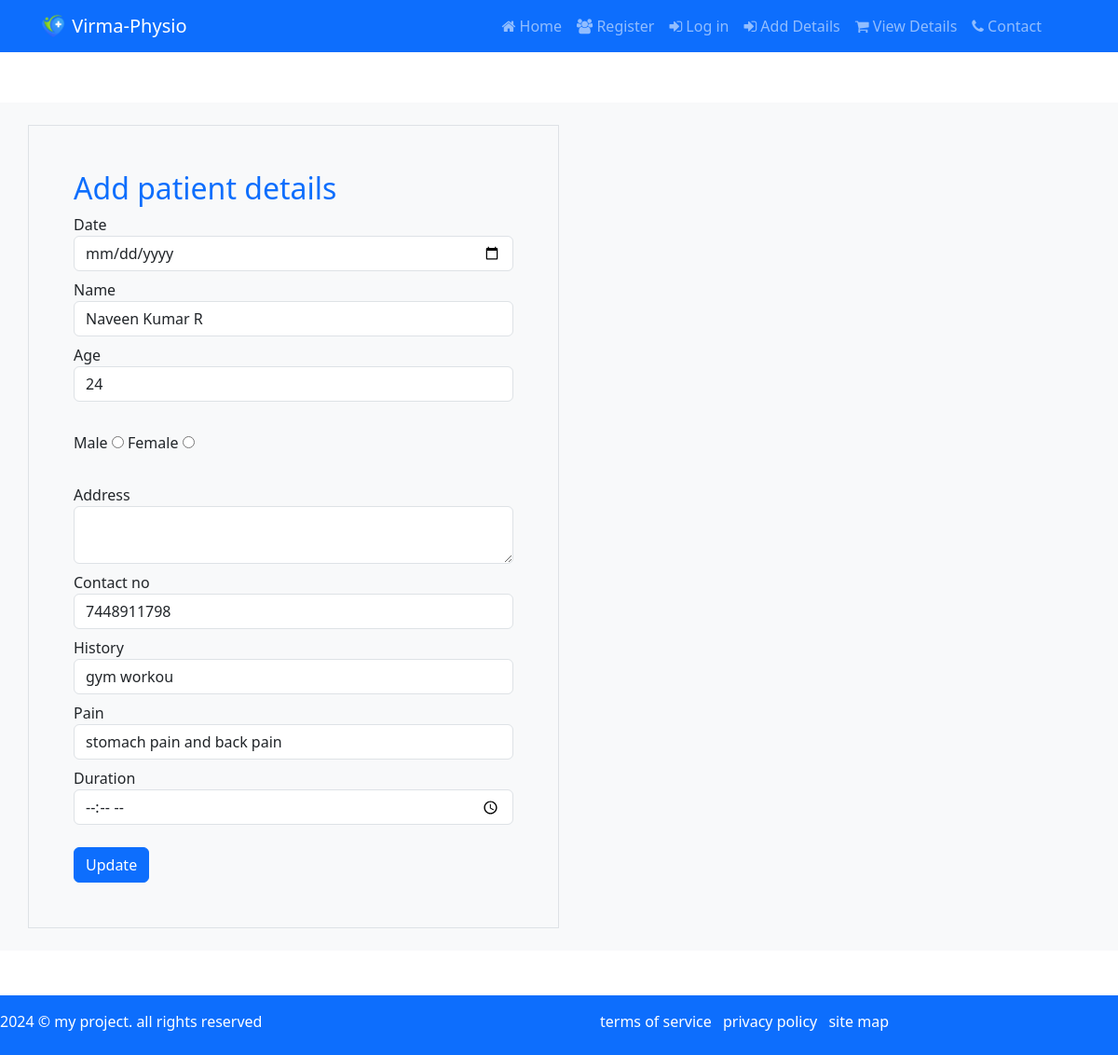
Page /update/5 on the committed database.
### xapp/models.py (models this page shows)
class patientdetails(models.Model):
    Date = models.DateField()
    Name = models.CharField(max_length=50)
    Age  = models.IntegerField()
    CHOICES =[
        ('male','male'),
        ('female','female')
    ]
    Gender = models.CharField(max_length=10,choices=CHOICES,null= False,blank=False)
    Address =models.TextField()
    Contactno = models.IntegerField()
    History = models.CharField(max_length=100)
    Pain = models.CharField(max_length=100)
    Duration =models.TimeField()

### xapp/views.py (the view, shortened to what this page needs)
# urls.py: path('update/<int:id>',views.update, name ='update'),
def update(request,id):
    mydata = patientdetails.objects.get(id=id)
    return render(request,'update.html',{'data':mydata})

### template/update.html (shortened to what this page needs)
{%extends 'base.html'%}
{%load static%}
{%block content%}
<div class="container">
    <div class="row">
        <div class="col-12">
            <h4 class="mb-3">Update Patient Details</h4>
        </div>
    </div>
</div>
<section class="bg-light py-4 my-5">
    <div class="container">
        <div class="row">
            <div class="col-6 border p-5">
                <form method = "POST"action="{% url 'update' data.id %}">
                    <h2 class="text-primary">Add patient details</h2>
                    <div class="form-group mb-2">
                            <label for="date">Date</label>
                            <input type="date" class="form-control" value="{{data.Date}}" name="date" id="date" required>
                    </div>
                        <div class="form-group mb-2">
                            <label for="name">Name</label>
                            <input type="text" class="form-control" value="{{data.Name}}" name="name" id="name" required>
                        </div>
                        <div class="form-group mb-2">
                            <label for="age">Age</label>
                            <input type="text" class="form-control" value="{{data.Age}}" name="age" id="age" required>
                        </div>
                        <br>
                        <div class="form-group mb-2">
                            <label for="male">Male</label>
                            <input type="radio" name="gender"id="male" value="male">
                            <label for="female">Female</label>
                            <input type="radio"  name="gender"   id="female" value="female">
                        </div>
                        <br>
                        <div class="form-group mb-2">
                            <lable for="address">Address</lable>
                            <textarea name="address" class="form-control"  name="address"id="address"  value="{{data.Address}}" ></textarea>
                        </div>
                        <div class="form-group mb-2">
                            <label for="contactno">Contact no</label>
                            <input type="tel" class="form-control" name="contactno" id="contactno" maxlength="10" value="{{data.Contactno}}">
                        </div>
                        <div class="form-group mb-2">
                            <label for="history">History</label>
                            <input type="text" class="form-control" name="history" value="{{data.History}}" id="history" required>
                        </div>
                        <div class="form-group mb-2">
                            <label for="pain">Pain</label>
                            <input type="text" class="form-control" value="{{data.Pain}}" name="pain" id="pain" required>
                        </div>
                        <div class="form-group mb-2">
                            <label for="duration">Duration</label>
                            <input type="time" class="form-control" value="{{data.Duration}}" name="duration" id="duration" required>
                        </div>
                    <button type="submit" class="btn btn-primary btn-block mt-3" value="update">Update</button>
                </form>
            </div>
        </div>
    </div>
</section>
{%endblock%}

### rows in the picture
patientdetails: name "Naveen Kumar R", age "24", contactno "7448911798", history "gym workou", pain "stomach pain and back pain"
